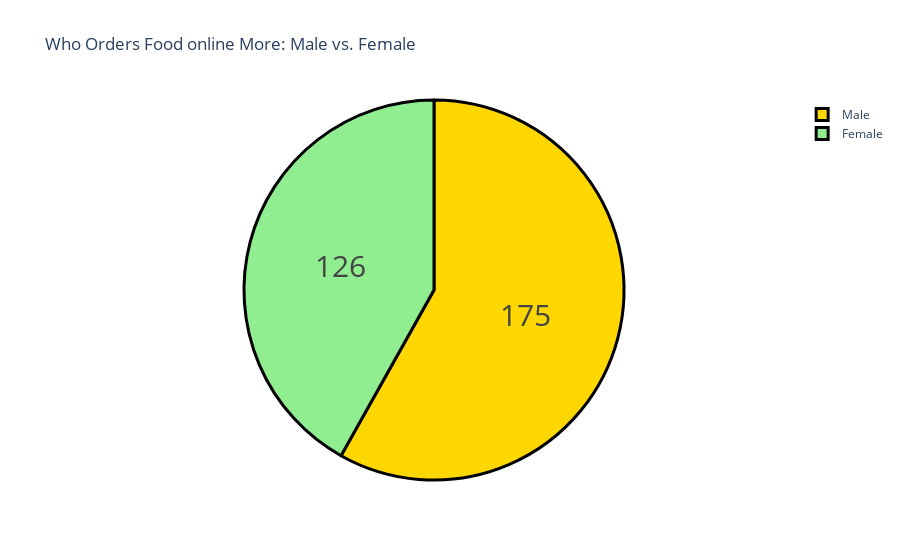

The notebook cell saved with this chart:
### Code cell
# Now let's have a look at the Gender column, Let's find who order food more online
gender = buying_again_data["Gender"].value_counts()
label = gender.index
counts = gender.values
colors = ['gold','lightgreen']

fig = go.Figure(data=[go.Pie(labels=label, values=counts)])
fig.update_layout(title_text="Who Orders Food online More: Male vs. Female")
fig.update_traces(hoverinfo="label+percent", textinfo="value", textfont_size=30,
                  marker=dict(colors=colors, line=dict(color="black", width=3)))
fig.show()

### Figure 1 — Plotly figure (JSON) as saved in the notebook; plotly's stock layout.template omitted (floating-point values rounded to 4 significant figures)
{"data": [{"hoverinfo": "label+percent", "labels": ["Male", "Female"], "marker": {"colors": ["gold", "lightgreen"], "line": {"color": "black", "width": 3}}, "textfont": {"size": 30}, "textinfo": "value", "type": "pie", "values": [175, 126]}], "layout": {"title": {"text": "Who Orders Food online More: Male vs. Female"}}}
